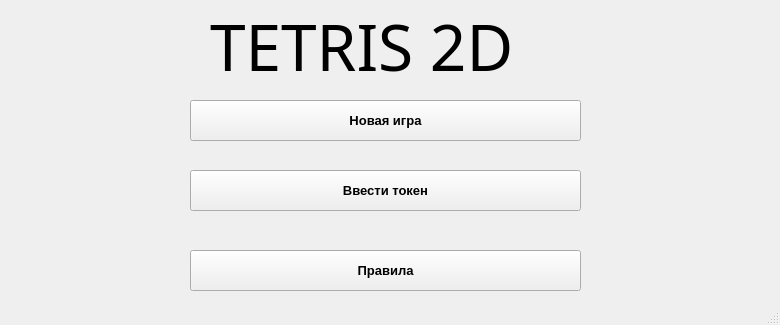
<?xml version="1.0" encoding="UTF-8"?>
<ui version="4.0">
 <class>MainWindow</class>
 <widget class="QMainWindow" name="MainWindow">
  <property name="geometry">
   <rect>
    <x>0</x>
    <y>0</y>
    <width>780</width>
    <height>325</height>
   </rect>
  </property>
  <property name="windowTitle">
   <string>MainWindow</string>
  </property>
  <widget class="QWidget" name="centralwidget">
   <widget class="QPushButton" name="newGameButton">
    <property name="geometry">
     <rect>
      <x>190</x>
      <y>100</y>
      <width>391</width>
      <height>41</height>
     </rect>
    </property>
    <property name="font">
     <font>
      <family>Tahoma</family>
      <pointsize>10</pointsize>
      <weight>75</weight>
      <bold>true</bold>
     </font>
    </property>
    <property name="cursor">
     <cursorShape>PointingHandCursor</cursorShape>
    </property>
    <property name="mouseTracking">
     <bool>false</bool>
    </property>
    <property name="text">
     <string>Новая игра</string>
    </property>
   </widget>
   <widget class="QPushButton" name="enterTokenButton">
    <property name="geometry">
     <rect>
      <x>190</x>
      <y>170</y>
      <width>391</width>
      <height>41</height>
     </rect>
    </property>
    <property name="font">
     <font>
      <family>Tahoma</family>
      <pointsize>10</pointsize>
      <weight>75</weight>
      <bold>true</bold>
     </font>
    </property>
    <property name="cursor">
     <cursorShape>PointingHandCursor</cursorShape>
    </property>
    <property name="text">
     <string>Ввести токен</string>
    </property>
   </widget>
   <widget class="QLabel" name="label">
    <property name="geometry">
     <rect>
      <x>210</x>
      <y>10</y>
      <width>441</width>
      <height>71</height>
     </rect>
    </property>
    <property name="font">
     <font>
      <family>STCaiyun</family>
      <pointsize>48</pointsize>
     </font>
    </property>
    <property name="text">
     <string>TETRIS 2D</string>
    </property>
   </widget>
   <widget class="QPushButton" name="rulesButton">
    <property name="geometry">
     <rect>
      <x>190</x>
      <y>250</y>
      <width>391</width>
      <height>41</height>
     </rect>
    </property>
    <property name="font">
     <font>
      <family>Tahoma</family>
      <pointsize>10</pointsize>
      <weight>75</weight>
      <bold>true</bold>
     </font>
    </property>
    <property name="cursor">
     <cursorShape>PointingHandCursor</cursorShape>
    </property>
    <property name="text">
     <string>Правила</string>
    </property>
   </widget>
  </widget>
  <widget class="QStatusBar" name="statusbar"/>
 </widget>
 <resources/>
 <connections/>
</ui>
